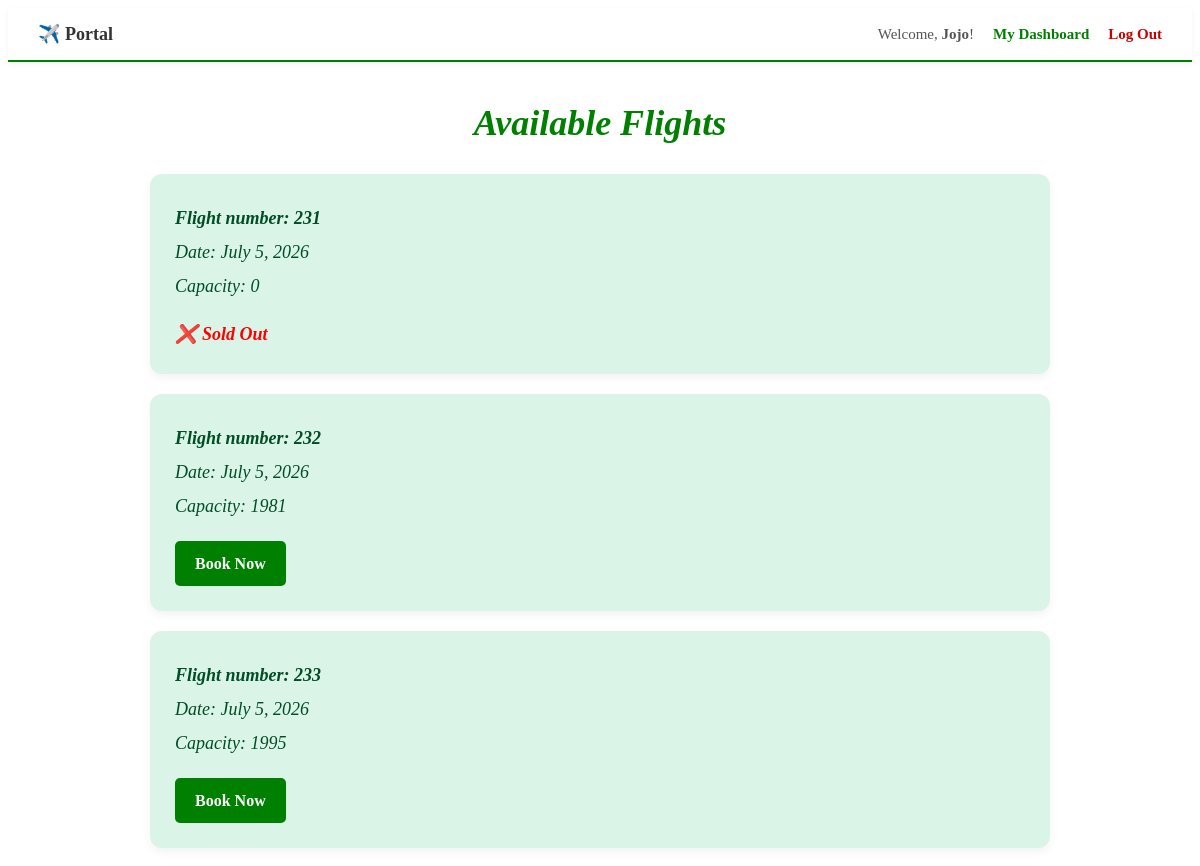
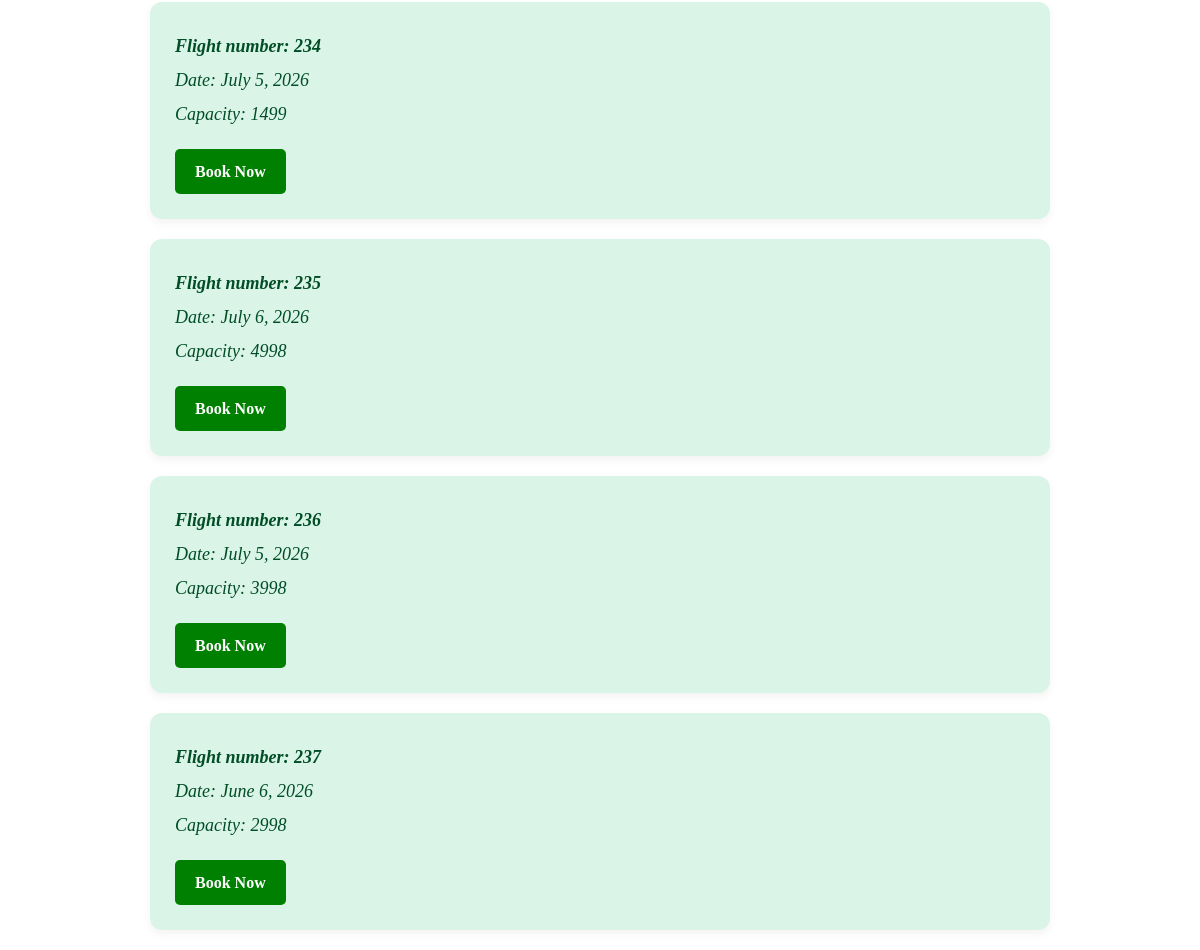
The page /flights/ (signed in) on the database its author committed (2 pictures, top to bottom).
### flight_capacity/models.py (models this page shows)
class FlightCapacity(models.Model):
    flight_number = models.CharField(max_length=10)
    Date = models.DateField(max_length=10)
    Capacity = models.IntegerField()

### flight_capacity/views.py (the view)
# urls.py: path('', include ('flight_capacity.urls')),
def flight_capacity(request):
    flights = FlightCapacity.objects.all()
    context = {
        'flights': flights,
    }
    return render(request, 'all_flights.html', context)

### flight_capacity/templates/all_flights.html (shortened to what this page needs)
<!DOCTYPE html>
<html>
    <head>
        <link rel="stylesheet" href="">
    </head>
    <body>
      <div class="navbar">
        <a href="{% url 'home' %}" class="navbar-brand">✈️ Portal</a>
        <div>
            {% if user.is_authenticated %}
                <span class="navbar-user-text">Welcome, <strong>{{ user.username }}</strong>!</span>
                <a href="{% url 'dashboard' %}" class="nav-link">My Dashboard</a>
                <form action="{% url 'logout' %}" method="POST" class="logout-form">
                    <button type="submit" class="btn-logout-link">Log Out</button>
                </form>
            {% else %}
                <a href="{% url 'login' %}" class="nav-link">Log In</a>
                <a href="{% url 'signup' %}" class="btn-signup">Create Account</a>
            {% endif %}
        </div>
    </div>
    <h1 class="page-title">Available Flights</h1>
    <div class="cards-container">
        {% for flight in flights %}
            <div class="flight-card">
                <p><strong>Flight number: {{ flight.flight_number }}</strong></p>
                <p>Date: {{ flight.Date }}</p>
                <p>Capacity: {{ flight.Capacity }}</p>
                {% if flight.Capacity > 0 %}
                    <a href="{% url 'book_flight' flight.id %}" class="button">Book Now</a>
                {% else %}
                    <span class="sold-out">❌ Sold Out</span>
                {% endif %}
            </div>
        {% empty %}
            <div class="flight-card" style="text-align: center;">
                <p>No flights are scheduled at this time.</p>
            </div>
        {% endfor %}
    </div>
    </body>
</html>

### flight_capacity/templates/all_flights.html (style rules this page uses)
.navbar { background-color: white; padding: 15px 30px; display: flex; justify-content: space-between; align-items: center; border-bottom: 2px solid green; box-shadow: 0 2px 5px rgba(0,0,0,0.05); }
.navbar-brand { font-size: 18px; font-weight: bold; color: #333; text-decoration: none; }
.navbar-user-text { font-size: 15px; color: #555; }
.nav-link { color: green; text-decoration: none; margin-left: 15px; font-weight: bold; font-size: 15px; }
.logout-form { display: inline; margin-left: 15px; }
.btn-logout-link { background: none; border: none; color: #cc0000; font-size: 15px; font-weight: bold; cursor: pointer; padding: 0; font-family: inherit; }
.page-title { text-align: center; color: green; font-style: italic; font-size: 36px; margin-top: 40px; margin-bottom: 30px; }
.cards-container { max-width: 900px; margin: 0 auto; padding: 0 20px; }
.flight-card { background-color: #daf5e7; border-radius: 12px; padding: 25px; margin-bottom: 20px; box-shadow: 0 4px 10px rgba(0,0,0,0.05); color: #004d26; font-style: italic; line-height: 1.6; }
.flight-card p { margin: 5px 0; font-size: 18px; }
.button { background-color: green; color: white; padding: 10px 20px; border-radius: 5px; text-decoration: none; display: inline-block; margin-top: 15px; font-style: normal; font-weight: bold; border: none; cursor: pointer; }
.sold-out { color: red; font-weight: bold; font-size: 18px; display: inline-block; margin-top: 15px; }

### rows shown on the page
FlightCapacity: flight_number "231", Date "July 5, 2026", Capacity "0", shows "❌ Sold Out"
FlightCapacity: flight_number "232", Date "July 5, 2026", Capacity "1981", shows "Book Now"
FlightCapacity: flight_number "233", Date "July 5, 2026", Capacity "1995", shows "Book Now"
FlightCapacity: flight_number "234", Date "July 5, 2026", Capacity "1499", shows "Book Now"
FlightCapacity: flight_number "235", Date "July 6, 2026", Capacity "4998", shows "Book Now"
FlightCapacity: flight_number "236", Date "July 5, 2026", Capacity "3998", shows "Book Now"
FlightCapacity: flight_number "237", Date "June 6, 2026", Capacity "2998", shows "Book Now"

### other values the page prints
{{ user.username }} "Jojo"
